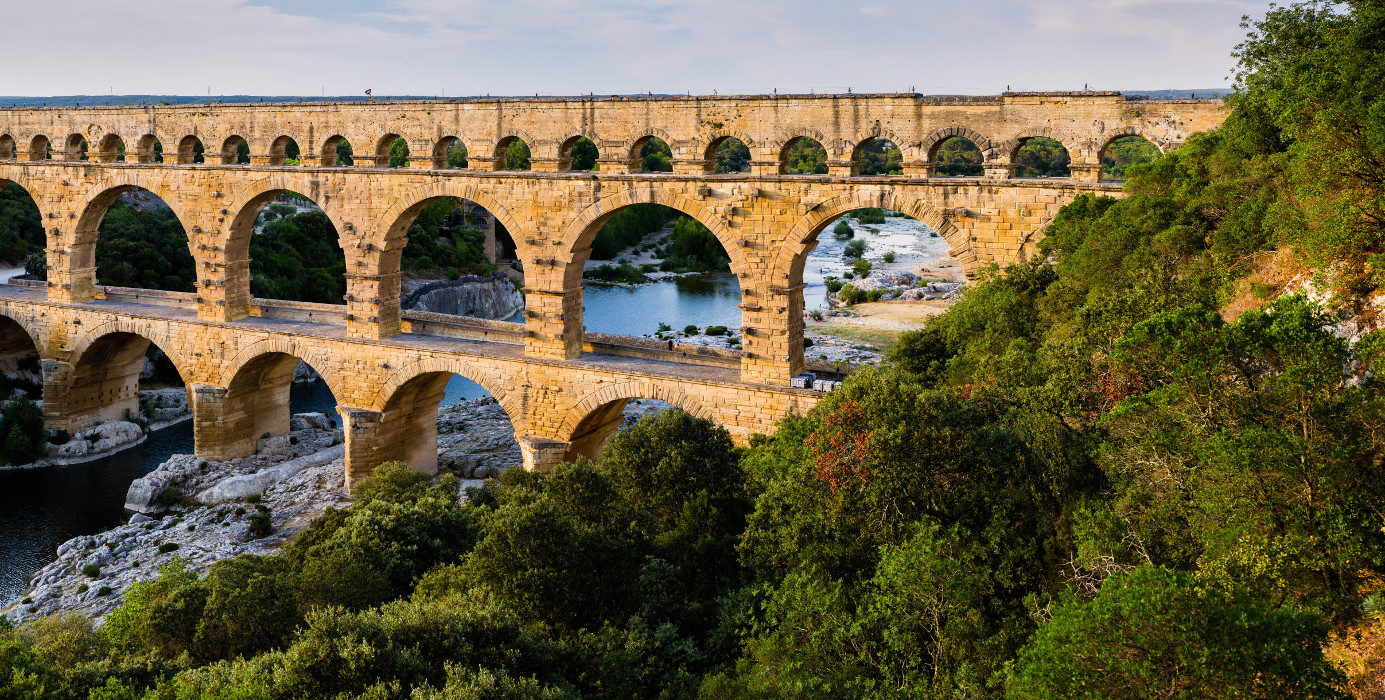
#> input picture img/input/img1.jpg, 1385 x 700 px; its folder holds only this picture in this run
$ python -i stitcher.py   (imports and definitions only)
#> lines starting #> are read from the running program, lines starting #| are printed output that depends on the picture
### stitching/feature_detector.py
from collections import OrderedDict

import cv2 as cv
import numpy as np

from .stitching_error import StitchingError


class FeatureDetector:
    """https://docs.opencv.org/4.x/d0/d13/classcv_1_1Feature2D.html"""

    DETECTOR_CHOICES = OrderedDict()

    DETECTOR_CHOICES["orb"] = cv.ORB.create
    DETECTOR_CHOICES["sift"] = cv.SIFT_create
    DETECTOR_CHOICES["brisk"] = cv.BRISK_create
    DETECTOR_CHOICES["akaze"] = cv.AKAZE_create

    DEFAULT_DETECTOR = list(DETECTOR_CHOICES.keys())[0]

    def __init__(self, detector=DEFAULT_DETECTOR, **kwargs):
        """默认orb特征检测"""
        self.detector = FeatureDetector.DETECTOR_CHOICES[detector](**kwargs)

    def detect_features(self, img, *args, **kwargs):
        """单帧检测"""
        return cv.detail.computeImageFeatures2(self.detector, img, *args, **kwargs)

    def detect(self, imgs):
        """多帧检测"""
        return [self.detect_features(img) for img in imgs]

    # [20 lines left out: functions detect_with_masks, draw_keypoints, not called in this run]

### stitching/feature_matcher.py
import math

import cv2
import cv2 as cv
import numpy as np


class FeatureMatcher:
    """https://docs.opencv.org/4.x/da/d87/classcv_1_1detail_1_1FeaturesMatcher.html"""

    MATCHER_CHOICES = ("homography", "affine")
    DEFAULT_MATCHER = "homography"
    DEFAULT_RANGE_WIDTH = -1

    def __init__(
        self, matcher_type=DEFAULT_MATCHER, range_width=DEFAULT_RANGE_WIDTH, **kwargs
    ):
        if matcher_type == "affine":
            self.matcher = cv.detail_AffineBestOf2NearestMatcher(**kwargs)
        elif range_width == -1:
            self.matcher = cv.detail_BestOf2NearestMatcher(**kwargs)
        else:
            self.matcher = cv.detail_BestOf2NearestRangeMatcher(range_width, **kwargs)

    # [32 lines left out: functions match_features, draw_matches_matrix, draw_matches, not called in this run]

    @staticmethod
    def get_matches_matrix(pairwise_matches):
        return FeatureMatcher.array_in_square_matrix(pairwise_matches)

    # [20 lines left out: functions get_confidence_matrix, array_in_square_matrix, get_all_img_combinations, not called in this run]

    @staticmethod
    def get_match_conf(match_conf, feature_detector_type):
        if match_conf is None:
            match_conf = FeatureMatcher.get_default_match_conf(feature_detector_type)
        return match_conf

    @staticmethod
    def get_default_match_conf(feature_detector_type):
        if feature_detector_type == "orb":
            return 0.3
        return 0.65

### stitching/images.py
import os
from abc import ABC, abstractmethod
from enum import Enum
from glob import glob

import cv2 as cv
import numpy as np

from .megapix_scaler import MegapixDownscaler
from .stitching_error import StitchingError


class Images(ABC):
    class Resolution(Enum):  # 分辨率设置
        MEDIUM = 0.6
        LOW = 0.1
        FINAL = -1 # 不缩放

    @staticmethod
    def of(
        images,
        medium_megapix=Resolution.MEDIUM.value,
        low_megapix=Resolution.LOW.value,
        final_megapix=Resolution.FINAL.value,
    ):
        """
        输入合法性检测
        """
        if not isinstance(images, list):
            raise StitchingError("images must be a list of images or filenames")
        if len(images) == 0:
            raise StitchingError("images must not be an empty list")
        if Images.check_list_element_types(images, np.ndarray):
            return _NumpyImages(images, medium_megapix, low_megapix, final_megapix)
        elif Images.check_list_element_types(images, str):
            return _FilenameImages(images, medium_megapix, low_megapix, final_megapix)
        else:
            raise StitchingError(
                """invalid images list:
                    must be numpy arrays (loaded images) or filename strings"""
            )

    # [39 lines left out: functions __init__, sizes, names, subset, resize, not called in this run]

    @abstractmethod
    def __iter__(self):
        pass

    # [5 lines left out: function _set_scales, not called in this run]

    def _get_scaler(self, resolution):
        Images.check_resolution(resolution)
        return self._scalers[resolution.name]

    # [32 lines left out: functions get_ratio, get_scaled_img_sizes, read_image, get_image_size, resize_img_by_scaler, not called in this run]

    @staticmethod
    def check_resolution(resolution):
        assert isinstance(resolution, Enum) and resolution in Images.Resolution

    # [5 lines left out: function resolve_wildcards, not called in this run]

    @staticmethod
    def check_list_element_types(list_, type_):
        return all([isinstance(element, type_) for element in list_])

    # [6 lines left out: function to_binary, not called in this run]


class _NumpyImages(Images):
    # [10 lines left out: function __init__, not called in this run]

    def subset(self, indices):
        super().subset(indices)
        self._images = [self._images[i] for i in indices]

    def __iter__(self):
        for img in self._images:
            yield img


class _FilenameImages(Images):
    # [7 lines left out: function __init__, not called in this run]

    def subset(self, indices):
        super().subset(indices)

    # [18 lines left out: function __iter__, not called in this run]

### stitching/subsetter.py
import warnings
from itertools import chain

import cv2 as cv
import numpy as np

from .feature_matcher import FeatureMatcher
from .stitching_error import StitchingError, StitchingWarning


class Subsetter:
    """https://docs.opencv.org/4.x/d7/d74/group__stitching__rotation.html#ga855d2fccbcfc3b3477b34d415be5e786 and
    https://docs.opencv.org/4.x/d7/d74/group__stitching__rotation.html#gabaeb9dab170ea8066ae2583bf3a669e9
    """  # noqa

    DEFAULT_CONFIDENCE_THRESHOLD = 1
    DEFAULT_MATCHES_GRAPH_DOT_FILE = None

    def __init__(
        self,
        confidence_threshold=DEFAULT_CONFIDENCE_THRESHOLD,
        matches_graph_dot_file=DEFAULT_MATCHES_GRAPH_DOT_FILE,
    ):
        self.confidence_threshold = confidence_threshold
        self.save_file = matches_graph_dot_file

    # [42 lines left out: functions subset, save_matches_graph_dot_file, get_matches_graph, get_indices_to_keep, not called in this run]

    @staticmethod
    def subset_list(list_to_subset, indices):
        return [list_to_subset[i] for i in indices]

    # [6 lines left out: function subset_matches, not called in this run]

### stitching/stitcher.py
import os
import warnings
from types import SimpleNamespace
import matplotlib.pyplot as plt
import numpy as np
import cv2

from .blender import Blender
from .camera_adjuster import CameraAdjuster
from .camera_estimator import CameraEstimator
from .camera_wave_corrector import WaveCorrector
from .cropper import Cropper
from .exposure_error_compensator import ExposureErrorCompensator
from .feature_detector import FeatureDetector
from .feature_matcher import FeatureMatcher
from .images import Images
from .seam_finder import SeamFinder
from .stitching_error import StitchingError, StitchingWarning
from .subsetter import Subsetter
from .timelapser import Timelapser
from .verbose import verbose_stitching
from .warper import Warper


class Stitcher:
    DEFAULT_SETTINGS = {
        "medium_megapix": Images.Resolution.MEDIUM.value,
        "detector": FeatureDetector.DEFAULT_DETECTOR,
        "nfeatures": 500,
        "matcher_type": FeatureMatcher.DEFAULT_MATCHER,
        "range_width": FeatureMatcher.DEFAULT_RANGE_WIDTH,
        "try_use_gpu": False,
        "match_conf": None,
        "confidence_threshold": Subsetter.DEFAULT_CONFIDENCE_THRESHOLD,
        "matches_graph_dot_file": Subsetter.DEFAULT_MATCHES_GRAPH_DOT_FILE,
        "estimator": CameraEstimator.DEFAULT_CAMERA_ESTIMATOR,
        "adjuster": CameraAdjuster.DEFAULT_CAMERA_ADJUSTER,
        "refinement_mask": CameraAdjuster.DEFAULT_REFINEMENT_MASK,
        "wave_correct_kind": WaveCorrector.DEFAULT_WAVE_CORRECTION,
        "warper_type": Warper.DEFAULT_WARP_TYPE,
        "low_megapix": Images.Resolution.LOW.value,
        "crop": Cropper.DEFAULT_CROP,
        "compensator": ExposureErrorCompensator.DEFAULT_COMPENSATOR,
        "nr_feeds": ExposureErrorCompensator.DEFAULT_NR_FEEDS,
        "block_size": ExposureErrorCompensator.DEFAULT_BLOCK_SIZE,
        "finder": SeamFinder.DEFAULT_SEAM_FINDER,
        "final_megapix": Images.Resolution.FINAL.value,
        "blender_type": Blender.DEFAULT_BLENDER,
        "blend_strength": Blender.DEFAULT_BLEND_STRENGTH,
        "timelapse": Timelapser.DEFAULT_TIMELAPSE,
        "timelapse_prefix": Timelapser.DEFAULT_TIMELAPSE_PREFIX,
    }

    def __init__(self, **kwargs):
        self.initialize_stitcher(**kwargs)

    def initialize_stitcher(self, **kwargs):
        self.settings = self.DEFAULT_SETTINGS.copy()
        self.validate_kwargs(kwargs)
        self.kwargs = kwargs
        self.settings.update(kwargs)

        args = SimpleNamespace(**self.settings)
        self.medium_megapix = args.medium_megapix
        self.low_megapix = args.low_megapix
        self.final_megapix = args.final_megapix
        if args.detector in ("orb", "sift"):
            self.detector = FeatureDetector(args.detector, nfeatures=args.nfeatures)
        else:
            self.detector = FeatureDetector(args.detector)
        match_conf = FeatureMatcher.get_match_conf(args.match_conf, args.detector)
        self.matcher = FeatureMatcher(
            args.matcher_type,
            args.range_width,
            try_use_gpu=args.try_use_gpu,
            match_conf=match_conf,
        )
        self.subsetter = Subsetter(
            args.confidence_threshold, args.matches_graph_dot_file
        )
        self.camera_estimator = CameraEstimator(args.estimator)
        self.camera_adjuster = CameraAdjuster(
            args.adjuster, args.refinement_mask, args.confidence_threshold
        )
        self.wave_corrector = WaveCorrector(args.wave_correct_kind)
        self.warper = Warper(args.warper_type)
        self.cropper = Cropper(args.crop)
        self.compensator = ExposureErrorCompensator(
            args.compensator, args.nr_feeds, args.block_size
        )
        self.seam_finder = SeamFinder(args.finder)
        self.blender = Blender(args.blender_type, args.blend_strength)
        self.timelapser = Timelapser(args.timelapse, args.timelapse_prefix)

    def stitch_verbose(self, images, feature_masks=[], verbose_dir=None):
        return verbose_stitching(self, images, feature_masks, verbose_dir)

    def stitch(self, images, feature_masks=[]):

        self.images = Images.of(
            images, self.medium_megapix, self.low_megapix, self.final_megapix
        )
        # 中分辨率找特征
        imgs = self.resize_medium_resolution()
        # 特征检测
        features = self.find_features(imgs, feature_masks)
        self.draw_features(imgs)
        # 特征匹配
        matches = self.match_features(features)
        self.save_img_matches(imgs,features,matches,"img_match")
        # 筛选
        imgs, features, matches = self.subset(imgs, features, matches)
        # 相机标定
        cameras = self.estimate_camera_parameters(features, matches)
        # self.print_camera_parameters(cameras)
        cameras = self.refine_camera_parameters(features, matches, cameras)
        # self.print_camera_parameters(cameras)
        cameras = self.perform_wave_correction(cameras)
        # self.print_camera_parameters(cameras)
        self.estimate_scale(cameras)
        # 降至低分辨率
        imgs = self.resize_low_resolution(imgs)
        imgs, masks, corners, sizes = self.warp_low_resolution(imgs, cameras)
        self.prepare_cropper(imgs, masks, corners, sizes)
        imgs, masks, corners, sizes = self.crop_low_resolution(
            imgs, masks, corners, sizes
        )
        self.estimate_exposure_errors(corners, imgs, masks)
        # 寻找拼接缝
        seam_masks = self.find_seam_masks(imgs, corners, masks)
        imgs = self.resize_final_resolution()
        imgs, masks, corners, sizes = self.warp_final_resolution(imgs, cameras)
        imgs, masks, corners, sizes = self.crop_final_resolution(
            imgs, masks, corners, sizes
        )
        self.set_masks(masks)
        imgs = self.compensate_exposure_errors(corners, imgs)
        seam_masks = self.resize_seam_masks(seam_masks)

        self.initialize_composition(corners, sizes)
        # 融合
        self.blend_images(imgs, seam_masks, corners)
        return self.create_final_panorama()

#########################################################################################################
    # [47 lines left out: functions save__img, print_camera_parameters, resize_medium_resolution, find_features, draw_features, not called in this run]

    def match_features(self, features):
        """特征匹配"""
        return self.matcher.match_features(features)

    # [13 lines left out: functions save_img_matches, subset, not called in this run]

    def estimate_camera_parameters(self, features, matches):
        """估计相机外部参数"""
        return self.camera_estimator.estimate(features, matches)

    def refine_camera_parameters(self, features, matches, cameras):     # 细化相机参数
        return self.camera_adjuster.adjust(features, matches, cameras)

    def perform_wave_correction(self, cameras):
        return self.wave_corrector.correct(cameras)

    def estimate_scale(self, cameras):
        self.warper.set_scale(cameras)

    def resize_low_resolution(self, imgs=None):
        return list(self.images.resize(Images.Resolution.LOW, imgs))

    # [21 lines left out: functions warp_low_resolution, warp_final_resolution, warp, not called in this run]

    def prepare_cropper(self, imgs, masks, corners, sizes):
        self.cropper.prepare(imgs, masks, corners, sizes)

    def crop_low_resolution(self, imgs, masks, corners, sizes):
        imgs, masks, corners, sizes = self.crop(imgs, masks, corners, sizes)
        return list(imgs), list(masks), corners, sizes

    # [11 lines left out: functions crop_final_resolution, crop, not called in this run]

    def estimate_exposure_errors(self, corners, imgs, masks):
        """估计曝光误差，更新补偿器compensator"""
        self.compensator.feed(corners, imgs, masks)

    def find_seam_masks(self, imgs, corners, masks):
        return self.seam_finder.find(imgs, corners, masks)

    def resize_final_resolution(self):
        return self.images.resize(Images.Resolution.FINAL)

    # [4 lines left out: function compensate_exposure_errors, not called in this run]

    def resize_seam_masks(self, seam_masks):
        for idx, seam_mask in enumerate(seam_masks):
            yield SeamFinder.resize(seam_mask, self.get_mask(idx))

    def set_masks(self, mask_generator):
        self.masks = mask_generator
        self.mask_index = -1

    # [29 lines left out: functions get_mask, initialize_composition, blend_images, create_final_panorama, not called in this run]

    def validate_kwargs(self, kwargs):
        for arg in kwargs:
            if arg not in self.DEFAULT_SETTINGS:
                raise StitchingError("Invalid Argument: " + arg)


class AffineStitcher(Stitcher):
    AFFINE_DEFAULTS = {
        "estimator": "affine",
        "wave_correct_kind": "no",
        "matcher_type": "affine",
        "adjuster": "affine",
        "warper_type": "affine",
        "compensator": "no",
    }

    DEFAULT_SETTINGS = Stitcher.DEFAULT_SETTINGS.copy()
    DEFAULT_SETTINGS.update(AFFINE_DEFAULTS)

    # [8 lines left out: function initialize_stitcher, not called in this run]

>>> import cv2
>>> picture = cv2.imread('../img/input/img1.jpg', cv2.IMREAD_GRAYSCALE)
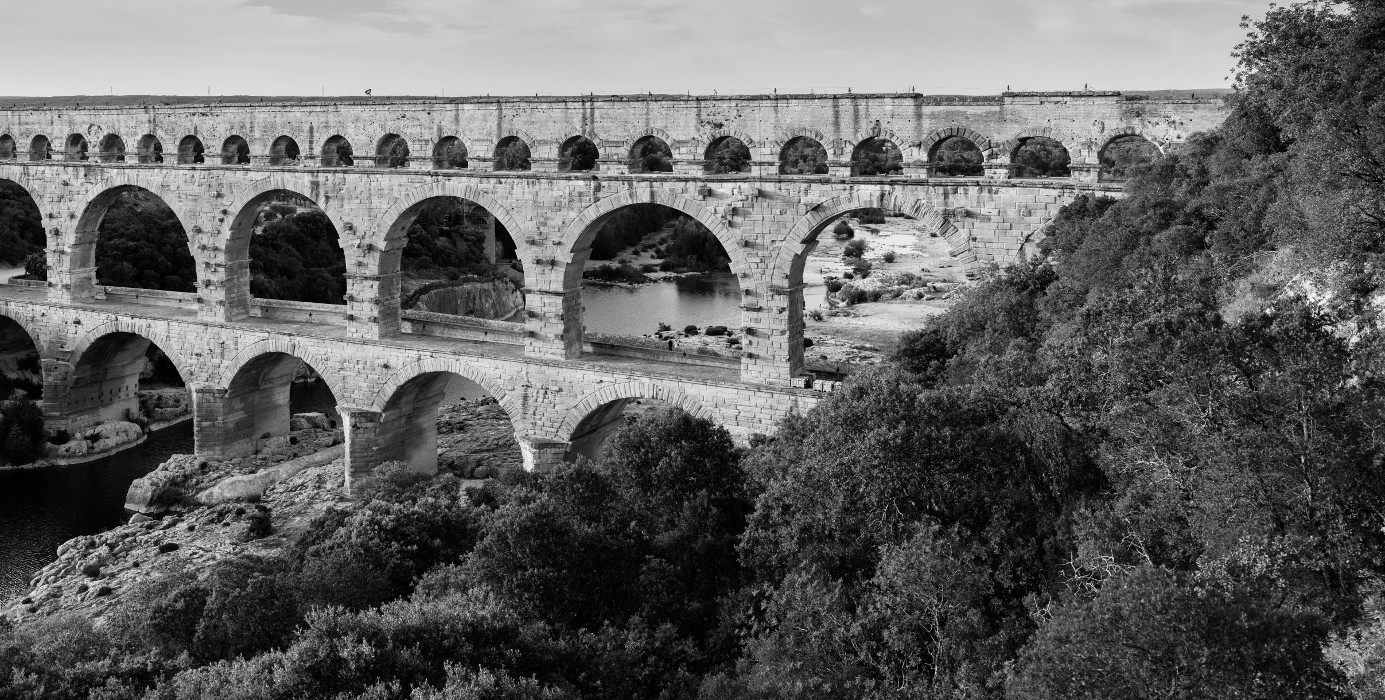
#> picture: shape (700, 1385); min 0, max 254, mean 97.7
>>> result = Stitcher().stitch(picture)
#> (the call stopped at in initialize_stitcher, `self.camera_estimator = CameraEstimator(args.estimator)`: stitching is not available in this run)
#> (the run stopped early here; a loop or call above may not have finished)

$ run again, on img/input/img2.jpg
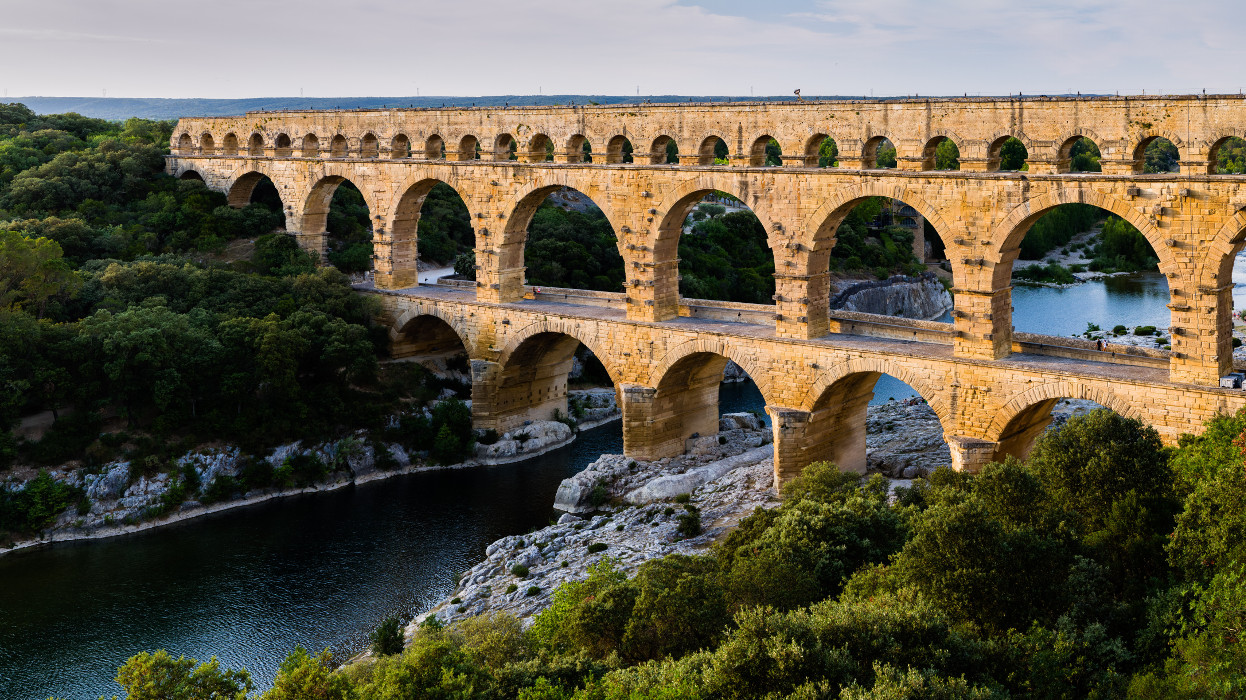
#> input picture img/input/img2.jpg, 1246 x 700 px
#> `picture = cv2.imread('../img/input/img1.jpg', cv2.IMREAD_GRAYSCALE)`:
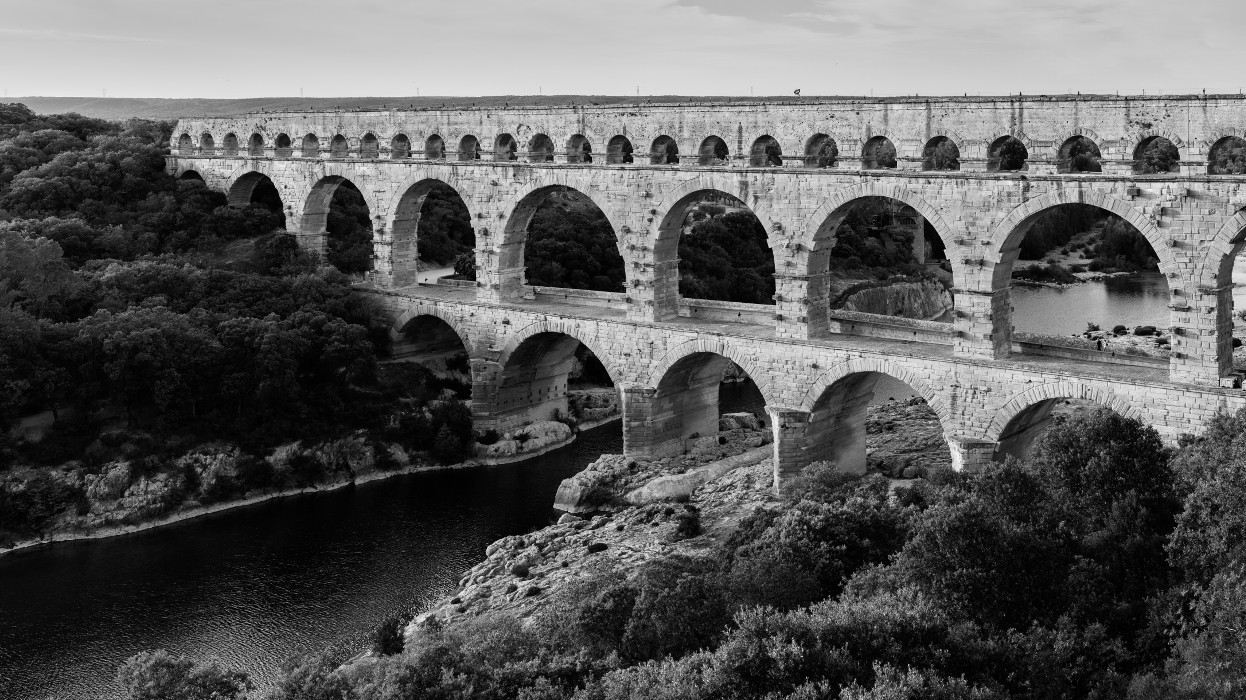
#> picture: shape (700, 1246); min 0, max 249, mean 92.1
